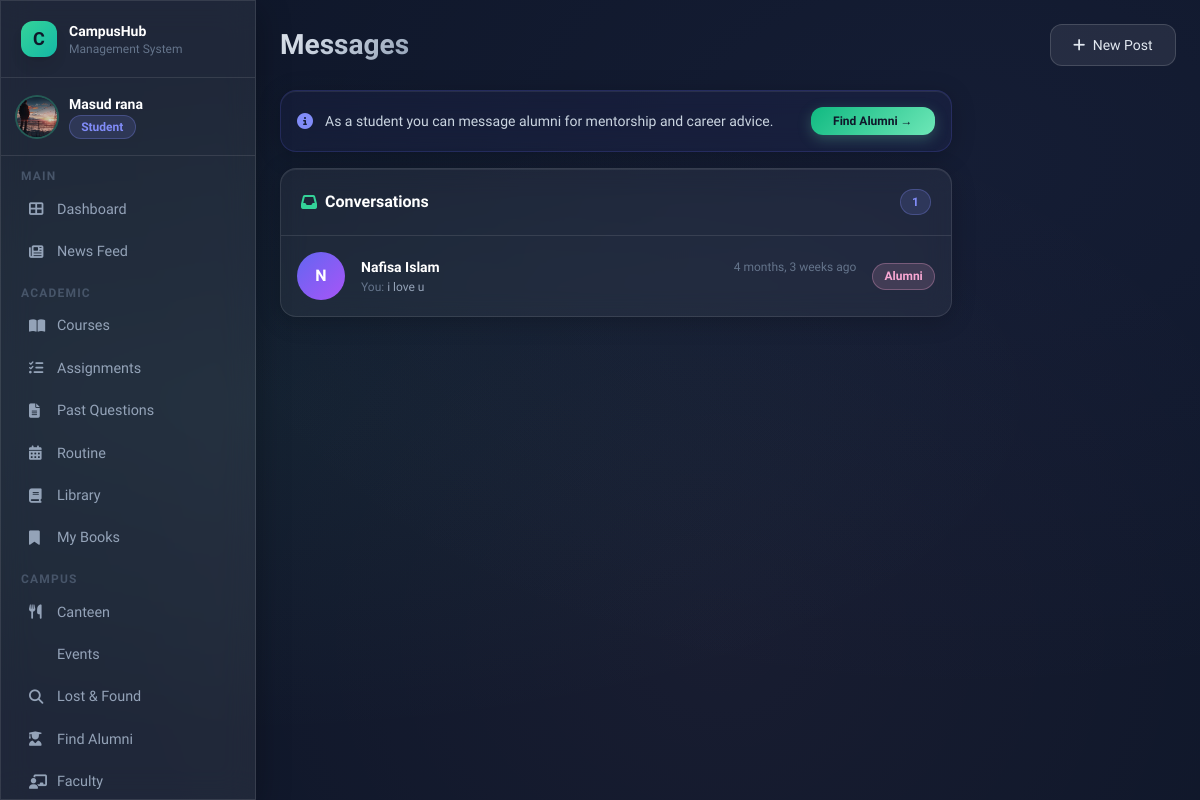
The app's page /users/inbox/ (signed in) with its own data.
### users/models.py (models this page shows, shortened)
class User(AbstractUser):
    ROLE_CHOICES = [
        ('admin', 'Admin'),
        ('teacher', 'Teacher'),
        ('student', 'Student'),
        ('alumni', 'Alumni'),
    ]
    email = models.EmailField(unique=True)
    phone = models.CharField(max_length=20, blank=True)
    role = models.CharField(max_length=20, choices=ROLE_CHOICES, default='student')
    profile_picture = models.ImageField(upload_to='profile_pics/', blank=True, null=True)
    USERNAME_FIELD = 'email'
    REQUIRED_FIELDS = ['username']
    def is_student(self): return self.role == 'student'
    def is_alumni(self): return self.role == 'alumni'

class Message(models.Model):
    sender = models.ForeignKey(
        User, on_delete=models.CASCADE, related_name='sent_messages'
    )
    receiver = models.ForeignKey(
        User, on_delete=models.CASCADE, related_name='received_messages'
    )
    content = models.TextField()
    sent_at = models.DateTimeField(auto_now_add=True)
    is_read = models.BooleanField(default=False)
    class Meta:
        ordering = ['sent_at']

### users/views.py (the view)
# urls.py: path('inbox/', views.inbox, name='inbox'),
@login_required
def inbox(request):
    user = request.user
    from django.db.models import Q, Max, OuterRef, Subquery
    Message.objects.filter(receiver=user, is_read=False).update(is_read=True)
    partners_sent = Message.objects.filter(sender=user).values_list('receiver', flat=True)
    partners_recv = Message.objects.filter(receiver=user).values_list('sender', flat=True)
    partner_ids = set(list(partners_sent) + list(partners_recv))
    conversations = []
    from users.models import User as UserModel
    for pid in partner_ids:
        partner = UserModel.objects.filter(pk=pid).first()
        if not partner:
            continue
        last_msg = Message.objects.filter(
            Q(sender=user, receiver=partner) | Q(sender=partner, receiver=user)
        ).order_by('-sent_at').first()
        unread_count = Message.objects.filter(sender=partner, receiver=user, is_read=False).count()
        conversations.append({
            'partner': partner,
            'last_msg': last_msg,
            'unread': unread_count,
        })
    conversations.sort(key=lambda x: x['last_msg'].sent_at if x['last_msg'] else 0, reverse=True)
    return render(request, 'users/inbox.html', {'conversations': conversations})

### templates/users/inbox.html (shortened to what this page needs)
{% extends 'base.html' %}
{% block page_title %}Messages{% endblock %}
{% block content %}
<div class="max-w-2xl">
  {% if user.is_student %}
  <div class="glass-card p-4 mb-4 flex items-center gap-3 border border-indigo-500/20 bg-indigo-500/5">
    <i class="fas fa-info-circle text-indigo-400"></i>
    <span class="text-sm text-slate-300">As a student you can message alumni for mentorship and career advice.</span>
    <a href="{% url 'alumni_list' %}" class="btn-primary text-xs py-1.5 ml-auto">Find Alumni →</a>
  </div>
  {% endif %}
  <div class="glass-card overflow-hidden">
    <div class="p-5 border-b border-white/10 flex items-center justify-between">
      <h2 class="font-bold text-white flex items-center gap-2">
        <i class="fas fa-inbox text-emerald-400"></i> Conversations
      </h2>
      <span class="badge badge-blue">{{ conversations|length }}</span>
    </div>
    {% if conversations %}
      <div class="divide-y divide-white/5">
      {% for convo in conversations %}
        <a href="{% url 'conversation' convo.partner.pk %}" class="flex items-center gap-4 p-4 hover:bg-white/[0.03] transition-colors block">
          {% if convo.partner.profile_picture %}
            <img src="{{ convo.partner.profile_picture.url }}" class="w-12 h-12 rounded-full object-cover flex-shrink-0">
          {% else %}
            <div class="w-12 h-12 rounded-full bg-gradient-to-br from-indigo-500 to-purple-500 flex items-center justify-center text-white font-bold flex-shrink-0">
              {{ convo.partner.first_name|first|upper }}
            </div>
          {% endif %}
          <div class="flex-1 min-w-0">
            <div class="flex items-center justify-between mb-0.5">
              <span class="font-semibold text-white text-sm">{{ convo.partner.get_full_name }}</span>
              <span class="text-xs text-slate-500">{{ convo.last_msg.sent_at|timesince }} ago</span>
            </div>
            <div class="flex items-center justify-between">
              <span class="text-xs text-slate-400 truncate">
                {% if convo.last_msg.sender == user %}
                  <span class="text-slate-500">You:</span>
                {% endif %}
                {{ convo.last_msg.content|truncatechars:50 }}
              </span>
            </div>
          </div>
          <span class="badge {% if convo.partner.role == 'alumni' %}badge-pink{% elif convo.partner.role == 'student' %}badge-blue{% else %}badge-yellow{% endif %} flex-shrink-0">
            {{ convo.partner.role|title }}
          </span>
        </a>
      {% endfor %}
      </div>
    {% endif %}
  </div>
</div>
{% endblock %}

### templates/base.html (shortened to what this page needs)
<!DOCTYPE html>
<html lang="en">
<head>
<script src="https://cdn.tailwindcss.com"></script>
<link rel="stylesheet" href="https://cdnjs.cloudflare.com/ajax/libs/font-awesome/6.4.0/css/all.min.css">
</head>
<body>
<div class="mesh-bg"></div>
{% if user.is_authenticated %}
<div class="flex min-h-screen">
  <aside class="w-64 flex-shrink-0 glass border-r border-white/10 flex flex-col fixed h-full z-20 overflow-y-auto scrollbar-thin">
    <div class="p-5 border-b border-white/10">
      <div class="flex items-center gap-3">
        <div class="w-9 h-9 rounded-xl bg-gradient-to-br from-emerald-400 to-teal-500 flex items-center justify-center text-slate-900 font-bold text-lg shadow-lg">C</div>
        <div>
          <div class="font-bold text-white text-sm">CampusHub</div>
          <div class="text-xs text-slate-500">Management System</div>
        </div>
      </div>
    </div>
    <div class="p-4 border-b border-white/10">
      <div class="flex items-center gap-3">
        {% if user.profile_picture %}
          <img src="{{ user.profile_picture.url }}" class="w-10 h-10 rounded-full object-cover ring-2 ring-emerald-400/30">
        {% else %}
          <div class="w-10 h-10 rounded-full bg-gradient-to-br from-indigo-500 to-purple-500 flex items-center justify-center text-white font-bold text-sm">
            {{ user.first_name|first|upper }}{{ user.last_name|first|upper }}
          </div>
        {% endif %}
        <div class="overflow-hidden">
          <div class="font-semibold text-sm text-white truncate">{{ user.get_full_name|default:user.username }}</div>
          <span class="badge {% if user.role == 'student' %}badge-blue{% elif user.role == 'teacher' %}badge-green{% elif user.role == 'alumni' %}badge-pink{% else %}badge-yellow{% endif %} text-xs">{{ user.role|title }}</span>
        </div>
      </div>
    </div>
    <nav class="p-3 flex-1">
      <div class="mb-2">
        <p class="text-xs text-slate-600 uppercase tracking-widest px-2 mb-1 font-semibold">Main</p>
        <a href="{% url 'dashboard' %}" class="sidebar-link {% if request.resolver_match.url_name == 'dashboard' %}active{% endif %}">
          <i class="fas fa-th-large w-4"></i> Dashboard
        </a>
        <a href="{% url 'post_list' %}" class="sidebar-link {% if 'post' in request.resolver_match.url_name %}active{% endif %}">
          <i class="fas fa-newspaper w-4"></i> News Feed
        </a>
      </div>
      {% if not user.is_alumni %}
      <div class="mb-2">
        <p class="text-xs text-slate-600 uppercase tracking-widest px-2 mb-1 mt-3 font-semibold">Academic</p>
        <a href="{% url 'course_list' %}" class="sidebar-link">
          <i class="fas fa-book-open w-4"></i> Courses
        </a>
        <a href="{% url 'assignment_list' %}" class="sidebar-link">
          <i class="fas fa-tasks w-4"></i> Assignments
        </a>
        <a href="{% url 'previous_questions' %}" class="sidebar-link">
          <i class="fas fa-file-alt w-4"></i> Past Questions
        </a>
        <a href="{% url 'routine' %}" class="sidebar-link">
          <i class="fas fa-calendar-alt w-4"></i> Routine
        </a>
        <a href="{% url 'book_list' %}" class="sidebar-link">
          <i class="fas fa-book w-4"></i> Library
        </a>
        <a href="{% url 'my_books' %}" class="sidebar-link">
          <i class="fas fa-bookmark w-4"></i> My Books
        </a>
      </div>
      {% endif %}
      <div class="mb-2">
        <p class="text-xs text-slate-600 uppercase tracking-widest px-2 mb-1 mt-3 font-semibold">Campus</p>
        <a href="{% url 'canteen_menu' %}" class="sidebar-link">
          <i class="fas fa-utensils w-4"></i> Canteen
        </a>
        <a href="{% url 'event_list' %}" class="sidebar-link">
           Events
        </a>
        <a href="{% url 'lost_found' %}" class="sidebar-link">
          <i class="fas fa-search w-4"></i> Lost & Found
        </a>
        {% if user.is_student %}
        <a href="{% url 'alumni_list' %}" class="sidebar-link">
          <i class="fas fa-user-graduate w-4"></i> Find Alumni
        </a>
        {% endif %}
        <a href="{% url 'faculty_list' %}" class="sidebar-link">
          <i class="fas fa-chalkboard-teacher w-4"></i> Faculty
        </a>
      </div>
    </nav>
  </aside>
  <main class="flex-1 ml-64 p-6 min-h-screen">
    <header class="flex items-center justify-between mb-6">
      <div>
        {% block page_header %}<h1 class="page-title">{% block page_title %}Dashboard{% endblock %}</h1>{% endblock %}
      </div>
      <div class="flex items-center gap-3">
        <a href="{% url 'create_post' %}" class="btn-secondary text-sm"><i class="fas fa-plus mr-1"></i> New Post</a>
      </div>
    </header>
    {% block content %}{% endblock %}
  </main>
</div>
{% else %}
{% block auth_content %}{% endblock %}
{% endif %}
</body>
</html>

### templates/base.html (style rules this page uses)
:root { --glass: rgba(255,255,255,0.07); --glass-border: rgba(255,255,255,0.12); --accent: #6ee7b7; --accent2: #818cf8; --accent3: #f9a8d4; }
* { font-family: 'Sora', sans-serif; }
body { background: #0f172a; color: #e2e8f0; min-height: 100vh; }
.glass { background: var(--glass); backdrop-filter: blur(16px); -webkit-backdrop-filter: blur(16px); border: 1px solid var(--glass-border); box-shadow: 0 8px 32px rgba(0,0,0,0.3); }
.glass-card { background: rgba(255,255,255,0.05); backdrop-filter: blur(12px); border: 1px solid rgba(255,255,255,0.1); border-radius: 1rem; box-shadow: 0 4px 24px rgba(0,0,0,0.2), inset 0 1px 0 rgba(255,255,255,0.08); transition: transform 0.2s ease, box-shadow 0.2s ease; }
.btn-primary { background: linear-gradient(135deg, #10b981, #6ee7b7); color: #0f172a; font-weight: 600; padding: 0.6rem 1.4rem; border-radius: 0.75rem; transition: all 0.2s; box-shadow: 0 4px 14px rgba(110,231,183,0.25); border: none; cursor: pointer; display: inline-block; text-decoration: none; }
.btn-secondary { background: rgba(255,255,255,0.08); border: 1px solid rgba(255,255,255,0.15); color: #e2e8f0; font-weight: 500; padding: 0.6rem 1.4rem; border-radius: 0.75rem; transition: all 0.2s; cursor: pointer; display: inline-block; text-decoration: none; }
.badge { display: inline-flex; align-items: center; gap: 0.3rem; padding: 0.2rem 0.7rem; border-radius: 9999px; font-size: 0.75rem; font-weight: 600; }
.badge-blue { background: rgba(129,140,248,0.15); color: #818cf8; border: 1px solid rgba(129,140,248,0.3); }
.badge-pink { background: rgba(249,168,212,0.15); color: #f9a8d4; border: 1px solid rgba(249,168,212,0.3); }
.sidebar-link { display: flex; align-items: center; gap: 0.75rem; padding: 0.65rem 1rem; border-radius: 0.75rem; color: #94a3b8; font-size: 0.9rem; font-weight: 500; transition: all 0.2s; text-decoration: none; }
.page-title { font-size: 1.75rem; font-weight: 700; background: linear-gradient(135deg, #e2e8f0, #94a3b8); -webkit-background-clip: text; -webkit-text-fill-color: transparent; }
.mesh-bg { position: fixed; inset: 0; z-index: -1; background: radial-gradient(ellipse at 20% 50%, rgba(110,231,183,0.05) 0%, transparent 60%), radial-gradient(ellipse at 80% 20%, rgba(129,140,248,0.05) 0%, transparent 60%), radial-gradient(ellipse at 60% 80%, rgba(249,168,212,0.04) 0%, transparent 60%), #0f172a; }

### records on screen
User: profile_picture (picture), get_full_name "Masud rana", role "Student"
User: partner.first_name|first "N", partner.get_full_name "Nafisa Islam", last_msg.sent_at "4 months, 3 weeks", last_msg.content "i love u", partner.role "Alumni"

### other values on screen
{{ conversations|length }} "1"
